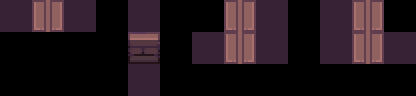

A 2D game scene composited from a Tiled map and its tileset images. What follows is a short description and the map's XML, with every tile layer's data as written:
An orthogonal 13x3 tile map with 32x32 px tiles, 3 tile layers (regions, input_types, output_ground).

<map version="1.2" tiledversion="2019.03.13" orientation="orthogonal" renderorder="right-down" width="13" height="3" tilewidth="32" tileheight="32" infinite="0" nextlayerid="32" nextobjectid="1">
 <tileset firstgid="1" source="../tileset.tsx" />
 <layer id="29" name="regions" width="13" height="3">
  <data encoding="csv">
80,70,80,0,80,0,0,70,80,0,80,70,0,
0,0,0,0,70,0,80,70,80,0,80,70,80,
0,0,0,0,80,0,0,0,0,0,0,0,0
</data>
 </layer>
 <layer id="30" name="input_types" width="13" height="3">
  <data encoding="csv">
80,70,80,0,80,0,0,70,80,0,80,70,0,
0,0,0,0,70,0,80,70,80,0,80,70,80,
0,0,0,0,80,0,0,0,0,0,0,0,0
</data>
 </layer>
 <layer id="31" name="output_ground" width="13" height="3">
  <data encoding="csv">
0,61,0,0,0,0,0,61,0,0,0,61,0,
0,0,0,0,3,0,0,61,0,0,0,61,0,
0,0,0,0,0,0,0,0,0,0,0,0,0
</data>
 </layer>
</map>
